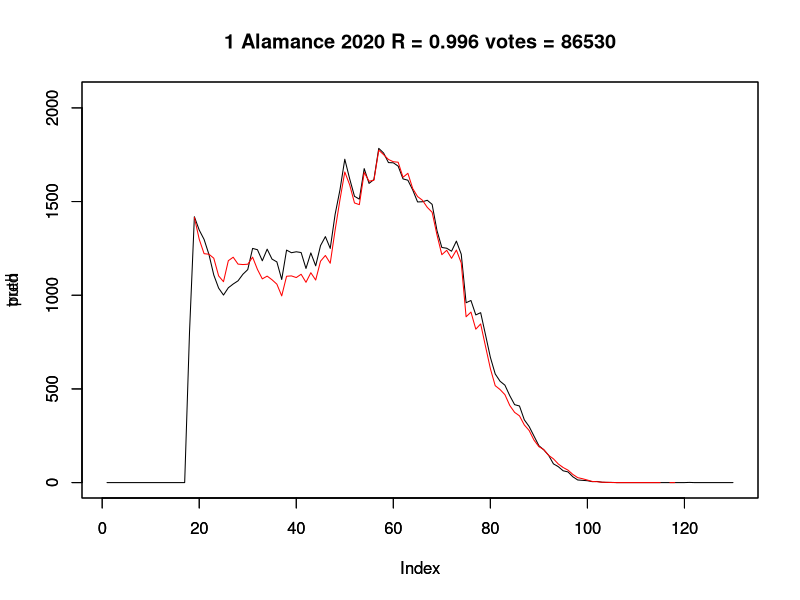
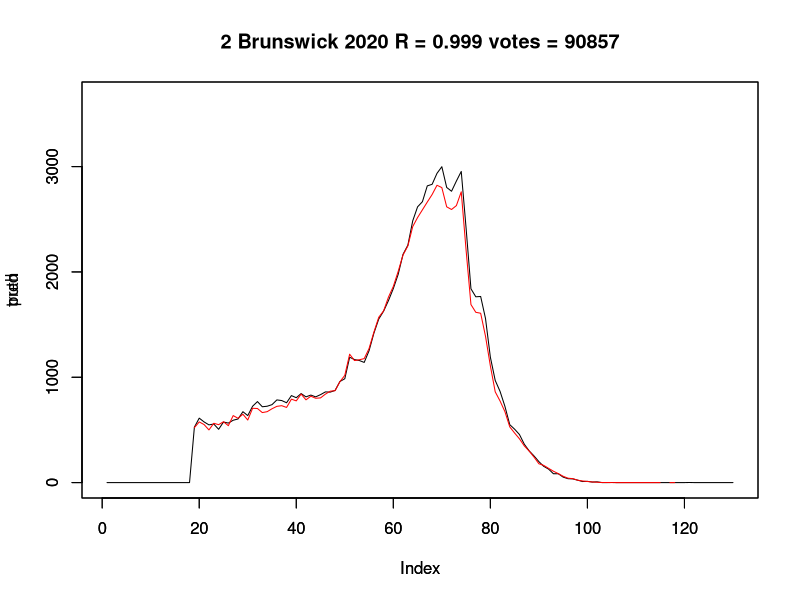
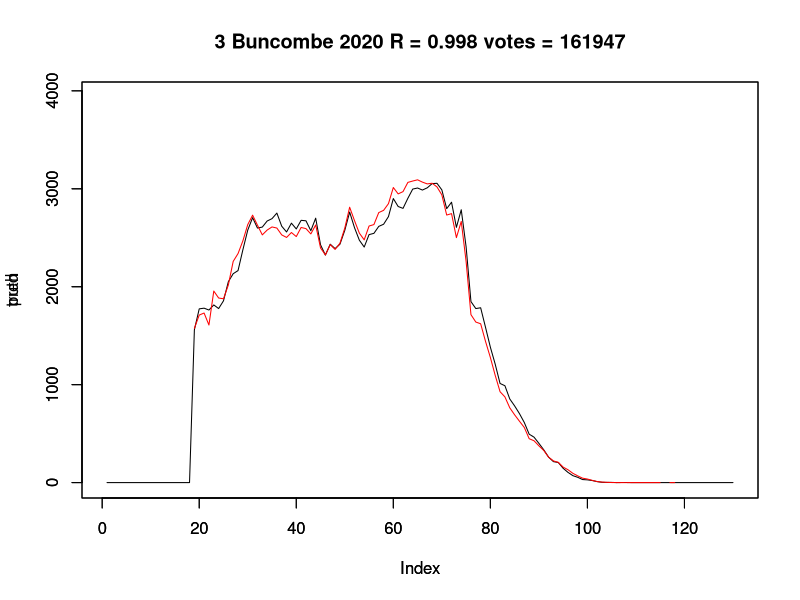
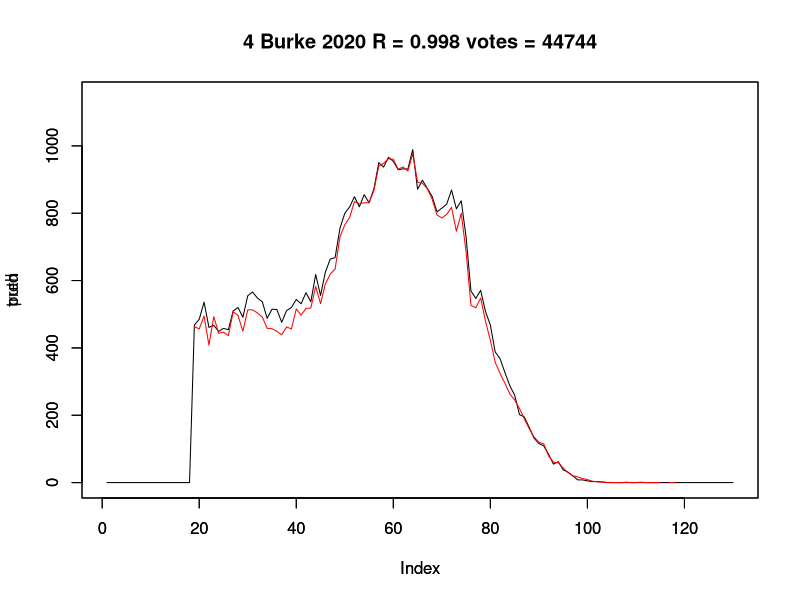
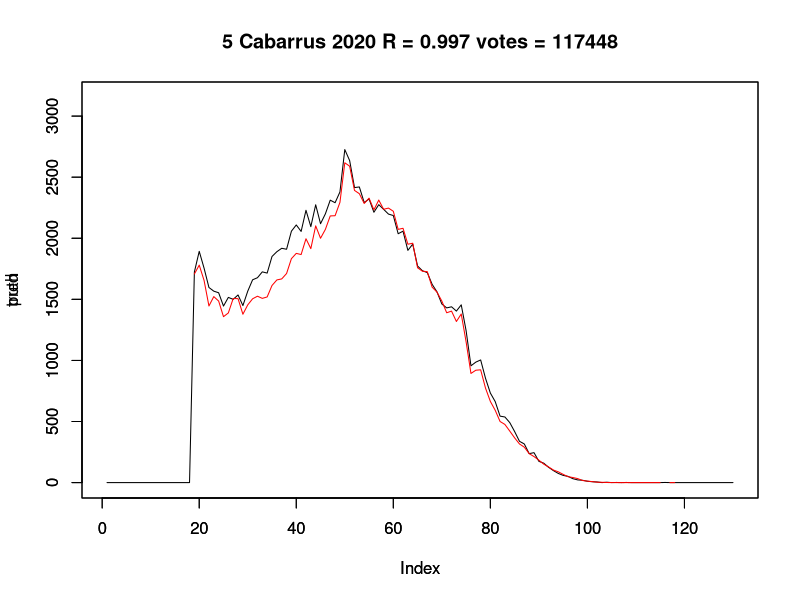
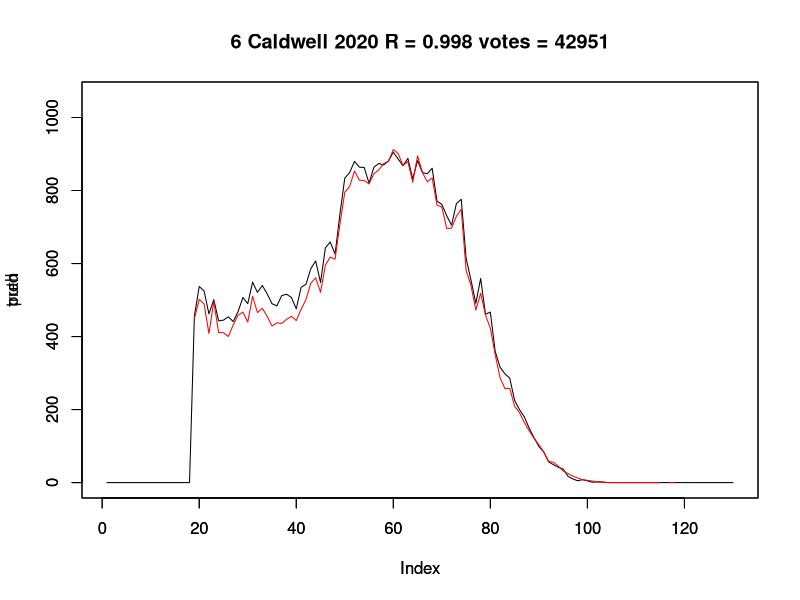
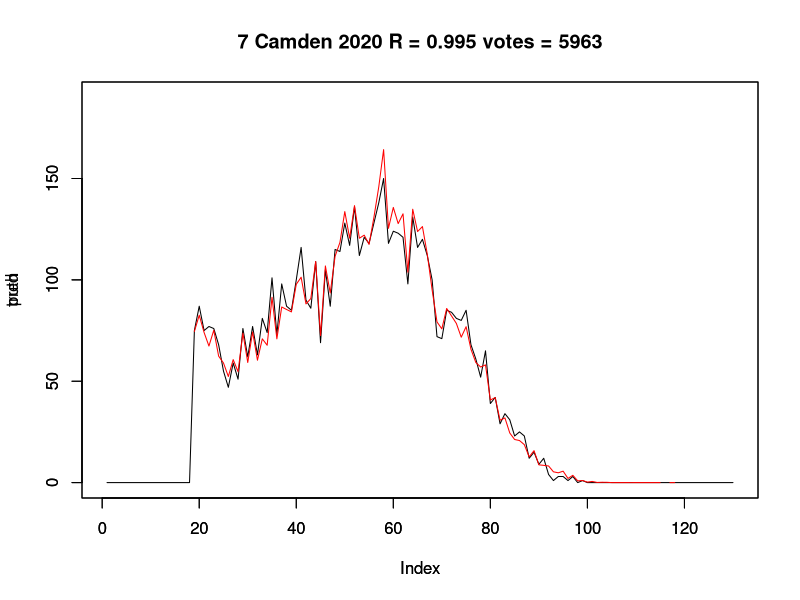
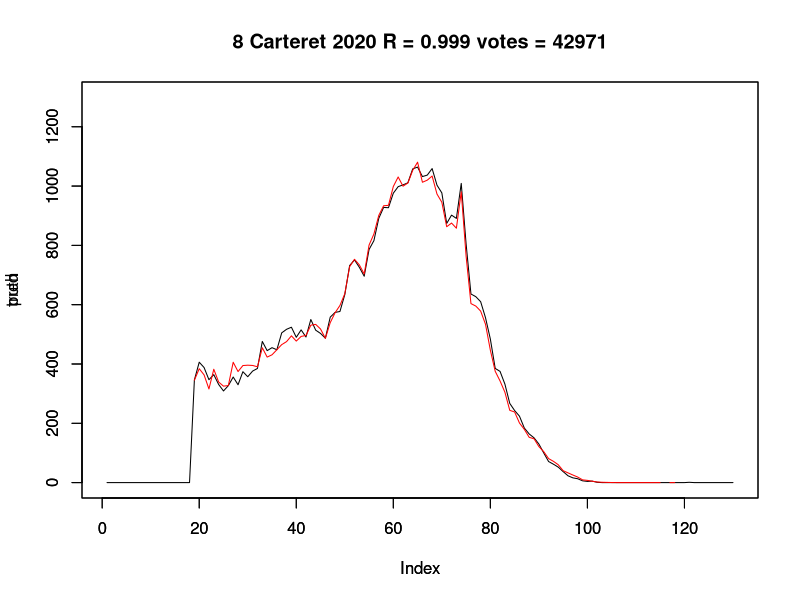

Source code (R) for these figures, in order: (Note: this script raises an error after producing the figures.)
library(reshape2) # for the melt command

fit_model <- function(votes, registrations, degrees, sample_count) {
    ratios <- votes/registrations
    x <- rep(1:dim(votes)[2], sample_count)
    y <- melt(t(ratios[sample(1:dim(votes)[1],30),]))[,3]
    #y[!is.finite(y)] <- 0
    fit <- lm(y ~ poly(x, degrees), na.action=na.exclude)
}

r_vals <- function(votes, registrations, fit) {
    r_vals <- c()
    for(i in 1:dim(votes)[1]) {
        truth <- unlist(votes[i,])
        pred <- unlist(fitted(fit)[1:dim(registrations)[2]]*registrations[i,])
        r_vals <- c(r_vals, cor.test(truth, pred)$estimate)
    }
    r_vals
}

counties <- unlist(read.table('results/counties.txt', stringsAsFactors=FALSE))

plot_graph <- function(year, votes, registrations, fit) {
    for(i in 1:dim(votes)[1]) {
        county_id <- i
        county <- counties[i]
        
        truth <- unlist(votes[i,])
        pred <- unlist(fitted(fit)[1:130]*registrations[i,1:dim(registrations)[2]])
        r_val <- cor.test(truth, pred)$estimate
        
        png(paste('images/',year,'/',substr(format(round(r_val,3),nsmall=3),3,5),'-',county_id,'-',county,'-',year,'.png',sep=''))
        ylim <- c(0, max(registrations[i,]))
        plot(truth, type='l', ylim=ylim)
        par(new=TRUE)
        plot(pred, ylim=ylim, type='l', col='red')
        title(paste(county_id,county,year,'R =',round(r_val,3),'votes =',sum(truth)))
        tmp <- dev.off()
    }
}

registrations_2020 <- read.table('results/registrations_2020.txt')
registrations_2016 <- read.table('results/registrations_2016.txt')
registrations_2012 <- read.table('results/registrations_2012.txt')

votes_2020 <- read.table('results/votes_2020.txt')
votes_2016 <- read.table('results/votes_2016.txt')
votes_2012 <- read.table('results/votes_2012.txt')

fit_2020 <- fit_model(votes_2020, registrations_2020, 6, 30)
fit_2016 <- fit_model(votes_2016, registrations_2016, 6, 30)
fit_2012 <- fit_model(votes_2012, registrations_2012, 6, 30)

plot_graph('2020', votes_2020, registrations_2020, fit_2020)
plot_graph('2016', votes_2016, registrations_2016, fit_2016)
plot_graph('2012', votes_2012, registrations_2012, fit_2012)
